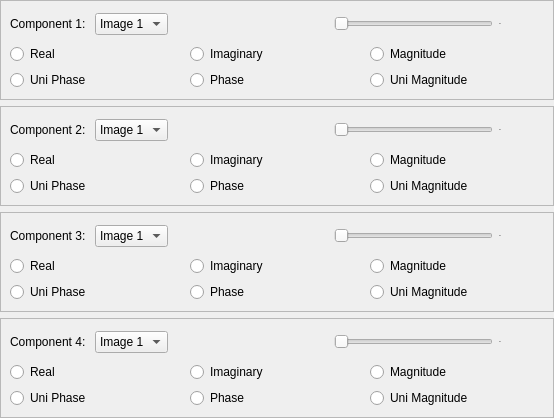
            <widget class="QWidget" name="scrollAreaWidgetContents_2">
             <property name="geometry">
              <rect>
               <x>0</x>
               <y>0</y>
               <width>554</width>
               <height>418</height>
              </rect>
             </property>
             <layout class="QVBoxLayout" name="verticalLayout_36">
              <property name="leftMargin">
               <number>0</number>
              </property>
              <property name="topMargin">
               <number>0</number>
              </property>
              <property name="rightMargin">
               <number>0</number>
              </property>
              <property name="bottomMargin">
               <number>0</number>
              </property>
              <item>
               <widget class="QFrame" name="firstCompFrame">
                <property name="frameShape">
                 <enum>QFrame::StyledPanel</enum>
                </property>
                <property name="frameShadow">
                 <enum>QFrame::Raised</enum>
                </property>
                <layout class="QVBoxLayout" name="verticalLayout_20">
                 <item>
                  <layout class="QHBoxLayout" name="horizontalLayout_15">
                   <item>
                    <widget class="QLabel" name="label_13">
                     <property name="text">
                      <string>Component 1: </string>
                     </property>
                    </widget>
                   </item>
                   <item>
                    <widget class="QComboBox" name="firstComponentCB_2">
                     <item>
                      <property name="text">
                       <string>Image 1</string>
                      </property>
                     </item>
                     <item>
                      <property name="text">
                       <string>Image 2</string>
                      </property>
                     </item>
                     <item>
                      <property name="text">
                       <string>Image 3</string>
                      </property>
                     </item>
                     <item>
                      <property name="text">
                       <string>Image 4</string>
                      </property>
                     </item>
                    </widget>
                   </item>
                   <item>
                    <spacer name="horizontalSpacer_4">
                     <property name="orientation">
                      <enum>Qt::Horizontal</enum>
                     </property>
                     <property name="sizeHint" stdset="0">
                      <size>
                       <width>40</width>
                       <height>20</height>
                      </size>
                     </property>
                    </spacer>
                   </item>
                   <item>
                    <widget class="QSlider" name="firstComponentSlider_2">
                     <property name="orientation">
                      <enum>Qt::Horizontal</enum>
                     </property>
                    </widget>
                   </item>
                   <item>
                    <widget class="QLabel" name="firstComponentLabel_2">
                     <property name="minimumSize">
                      <size>
                       <width>45</width>
                       <height>0</height>
                      </size>
                     </property>
                     <property name="font">
                      <font>
                       <pointsize>-1</pointsize>
                       <bold>true</bold>
                      </font>
                     </property>
                     <property name="text">
                      <string>0 %</string>
                     </property>
                    </widget>
                   </item>
                  </layout>
                 </item>
                 <item>
                  <layout class="QHBoxLayout" name="horizontalLayout_16">
                   <item>
                    <layout class="QVBoxLayout" name="verticalLayout_21">
                     <item>
                      <widget class="QRadioButton" name="realRadBtn">
                       <property name="text">
                        <string>Real</string>
                       </property>
                      </widget>
                     </item>
                     <item>
                      <widget class="QRadioButton" name="uniPhaseRadBtn">
                       <property name="text">
                        <string>Uni Phase</string>
                       </property>
                      </widget>
                     </item>
                    </layout>
                   </item>
                   <item>
                    <layout class="QVBoxLayout" name="verticalLayout_22">
                     <item>
                      <widget class="QRadioButton" name="imaginaryRadBtn">
                       <property name="text">
                        <string>Imaginary</string>
                       </property>
                      </widget>
                     </item>
                     <item>
                      <widget class="QRadioButton" name="phaseRadBtn">
                       <property name="text">
                        <string>Phase</string>
                       </property>
                      </widget>
                     </item>
                    </layout>
                   </item>
                   <item>
                    <layout class="QVBoxLayout" name="verticalLayout_23">
                     <item>
                      <widget class="QRadioButton" name="magRadBtn">
                       <property name="text">
                        <string>Magnitude</string>
                       </property>
                      </widget>
                     </item>
                     <item>
                      <widget class="QRadioButton" name="uniMagRadBtn">
                       <property name="text">
                        <string>Uni Magnitude</string>
                       </property>
                      </widget>
                     </item>
                    </layout>
                   </item>
                  </layout>
                 </item>
                </layout>
               </widget>
              </item>
              <item>
               <widget class="QFrame" name="secondCompFrame">
                <property name="frameShape">
                 <enum>QFrame::StyledPanel</enum>
                </property>
                <property name="frameShadow">
                 <enum>QFrame::Raised</enum>
                </property>
                <layout class="QVBoxLayout" name="verticalLayout_24">
                 <item>
                  <layout class="QHBoxLayout" name="horizontalLayout_17">
                   <item>
                    <widget class="QLabel" name="label_14">
                     <property name="text">
                      <string>Component 2: </string>
                     </property>
                    </widget>
                   </item>
                   <item>
                    <widget class="QComboBox" name="secondComponentCB">
                     <item>
                      <property name="text">
                       <string>Image 1</string>
                      </property>
                     </item>
                     <item>
                      <property name="text">
                       <string>Image 2</string>
                      </property>
                     </item>
                     <item>
                      <property name="text">
                       <string>Image 3</string>
                      </property>
                     </item>
                     <item>
                      <property name="text">
                       <string>Image 4</string>
                      </property>
                     </item>
                    </widget>
                   </item>
                   <item>
                    <spacer name="horizontalSpacer_5">
                     <property name="orientation">
                      <enum>Qt::Horizontal</enum>
                     </property>
                     <property name="sizeHint" stdset="0">
                      <size>
                       <width>40</width>
                       <height>20</height>
                      </size>
                     </property>
                    </spacer>
                   </item>
                   <item>
                    <widget class="QSlider" name="secondComponentSlider">
                     <property name="orientation">
                      <enum>Qt::Horizontal</enum>
                     </property>
                    </widget>
                   </item>
                   <item>
                    <widget class="QLabel" name="secondComponentLabel">
                     <property name="minimumSize">
                      <size>
                       <width>45</width>
                       <height>0</height>
                      </size>
                     </property>
                     <property name="font">
                      <font>
                       <pointsize>-1</pointsize>
                       <bold>true</bold>
                      </font>
                     </property>
                     <property name="text">
                      <string>0 %</string>
                     </property>
                    </widget>
                   </item>
                  </layout>
                 </item>
                 <item>
                  <layout class="QHBoxLayout" name="horizontalLayout_18">
                   <item>
                    <layout class="QVBoxLayout" name="verticalLayout_25">
                     <item>
                      <widget class="QRadioButton" name="realRadBtn_2">
                       <property name="text">
                        <string>Real</string>
                       </property>
                      </widget>
                     </item>
                     <item>
                      <widget class="QRadioButton" name="uniPhaseRadBtn_2">
                       <property name="text">
                        <string>Uni Phase</string>
                       </property>
                      </widget>
                     </item>
                    </layout>
                   </item>
                   <item>
                    <layout class="QVBoxLayout" name="verticalLayout_26">
                     <item>
                      <widget class="QRadioButton" name="imaginaryRadBtn_2">
                       <property name="text">
                        <string>Imaginary</string>
                       </property>
                      </widget>
                     </item>
                     <item>
                      <widget class="QRadioButton" name="phaseRadBtn_2">
                       <property name="text">
                        <string>Phase</string>
                       </property>
                      </widget>
                     </item>
                    </layout>
                   </item>
                   <item>
                    <layout class="QVBoxLayout" name="verticalLayout_27">
                     <item>
                      <widget class="QRadioButton" name="magRadBtn_2">
                       <property name="text">
                        <string>Magnitude</string>
                       </property>
                      </widget>
                     </item>
                     <item>
                      <widget class="QRadioButton" name="uniMagRadBtn_2">
                       <property name="text">
                        <string>Uni Magnitude</string>
                       </property>
                      </widget>
                     </item>
                    </layout>
                   </item>
                  </layout>
                 </item>
                </layout>
               </widget>
              </item>
              <item>
               <widget class="QFrame" name="thirdCompFrame">
                <property name="frameShape">
                 <enum>QFrame::StyledPanel</enum>
                </property>
                <property name="frameShadow">
                 <enum>QFrame::Raised</enum>
                </property>
                <layout class="QVBoxLayout" name="verticalLayout_28">
                 <item>
                  <layout class="QHBoxLayout" name="horizontalLayout_19">
                   <item>
                    <widget class="QLabel" name="label_15">
                     <property name="text">
                      <string>Component 3: </string>
                     </property>
                    </widget>
                   </item>
                   <item>
                    <widget class="QComboBox" name="thirdComponentCB">
                     <item>
                      <property name="text">
                       <string>Image 1</string>
                      </property>
                     </item>
                     <item>
                      <property name="text">
                       <string>Image 2</string>
                      </property>
                     </item>
                     <item>
                      <property name="text">
                       <string>Image 3</string>
                      </property>
                     </item>
                     <item>
                      <property name="text">
                       <string>Image 4</string>
                      </property>
                     </item>
                    </widget>
                   </item>
                   <item>
                    <spacer name="horizontalSpacer_6">
                     <property name="orientation">
                      <enum>Qt::Horizontal</enum>
                     </property>
                     <property name="sizeHint" stdset="0">
                      <size>
                       <width>40</width>
                       <height>20</height>
                      </size>
                     </property>
                    </spacer>
                   </item>
                   <item>
                    <widget class="QSlider" name="thirdComponentSlider">
                     <property name="orientation">
                      <enum>Qt::Horizontal</enum>
                     </property>
                    </widget>
                   </item>
                   <item>
                    <widget class="QLabel" name="thirdComponentLabel">
                     <property name="minimumSize">
                      <size>
                       <width>45</width>
                       <height>0</height>
                      </size>
                     </property>
                     <property name="font">
                      <font>
                       <pointsize>-1</pointsize>
                       <bold>true</bold>
                      </font>
                     </property>
                     <property name="text">
                      <string>0 %</string>
                     </property>
                    </widget>
                   </item>
                  </layout>
                 </item>
                 <item>
                  <layout class="QHBoxLayout" name="horizontalLayout_20">
                   <item>
                    <layout class="QVBoxLayout" name="verticalLayout_29">
                     <item>
                      <widget class="QRadioButton" name="realRadBtn_3">
                       <property name="text">
                        <string>Real</string>
                       </property>
                      </widget>
                     </item>
                     <item>
                      <widget class="QRadioButton" name="uniPhaseRadBtn_3">
                       <property name="text">
                        <string>Uni Phase</string>
                       </property>
                      </widget>
                     </item>
                    </layout>
                   </item>
                   <item>
                    <layout class="QVBoxLayout" name="verticalLayout_30">
                     <item>
                      <widget class="QRadioButton" name="imaginaryRadBtn_3">
                       <property name="text">
                        <string>Imaginary</string>
                       </property>
                      </widget>
                     </item>
                     <item>
                      <widget class="QRadioButton" name="phaseRadBtn_3">
                       <property name="text">
                        <string>Phase</string>
                       </property>
                      </widget>
                     </item>
                    </layout>
                   </item>
                   <item>
                    <layout class="QVBoxLayout" name="verticalLayout_31">
                     <item>
                      <widget class="QRadioButton" name="magRadBtn_3">
                       <property name="text">
                        <string>Magnitude</string>
                       </property>
                      </widget>
                     </item>
                     <item>
                      <widget class="QRadioButton" name="uniMagRadBtn_3">
                       <property name="text">
                        <string>Uni Magnitude</string>
                       </property>
                      </widget>
                     </item>
                    </layout>
                   </item>
                  </layout>
                 </item>
                </layout>
               </widget>
              </item>
              <item>
               <widget class="QFrame" name="firstCompFrame_4">
                <property name="frameShape">
                 <enum>QFrame::StyledPanel</enum>
                </property>
                <property name="frameShadow">
                 <enum>QFrame::Raised</enum>
                </property>
                <layout class="QVBoxLayout" name="verticalLayout_32">
                 <item>
                  <layout class="QHBoxLayout" name="horizontalLayout_21">
                   <item>
                    <widget class="QLabel" name="label_16">
                     <property name="text">
                      <string>Component 4: </string>
                     </property>
                    </widget>
                   </item>
                   <item>
                    <widget class="QComboBox" name="fourthComponentCB">
                     <item>
                      <property name="text">
                       <string>Image 1</string>
                      </property>
                     </item>
                     <item>
                      <property name="text">
                       <string>Image 2</string>
                      </property>
                     </item>
                     <item>
                      <property name="text">
                       <string>Image 3</string>
                      </property>
                     </item>
                     <item>
                      <property name="text">
                       <string>Image 4</string>
                      </property>
                     </item>
                    </widget>
                   </item>
                   <item>
                    <spacer name="horizontalSpacer_7">
                     <property name="orientation">
                      <enum>Qt::Horizontal</enum>
                     </property>
                     <property name="sizeHint" stdset="0">
                      <size>
                       <width>40</width>
                       <height>20</height>
                      </size>
                     </property>
                    </spacer>
                   </item>
                   <item>
                    <widget class="QSlider" name="fourthComponentSlider">
                     <property name="orientation">
                      <enum>Qt::Horizontal</enum>
                     </property>
                    </widget>
                   </item>
                   <item>
                    <widget class="QLabel" name="fourthComponentLabel">
                     <property name="minimumSize">
                      <size>
                       <width>45</width>
                       <height>0</height>
                      </size>
                     </property>
                     <property name="maximumSize">
                      <size>
                       <width>16777215</width>
                       <height>16777215</height>
                      </size>
                     </property>
                     <property name="font">
                      <font>
                       <pointsize>-1</pointsize>
                       <bold>true</bold>
                      </font>
                     </property>
                     <property name="text">
                      <string>0 %</string>
                     </property>
                    </widget>
                   </item>
                  </layout>
                 </item>
                 <item>
                  <layout class="QHBoxLayout" name="horizontalLayout_22">
                   <item>
                    <layout class="QVBoxLayout" name="verticalLayout_33">
                     <item>
                      <widget class="QRadioButton" name="realRadBtn_4">
                       <property name="text">
                        <string>Real</string>
                       </property>
                      </widget>
                     </item>
                     <item>
                      <widget class="QRadioButton" name="uniPhaseRadBtn_4">
                       <property name="text">
                        <string>Uni Phase</string>
                       </property>
                      </widget>
                     </item>
                    </layout>
                   </item>
                   <item>
                    <layout class="QVBoxLayout" name="verticalLayout_34">
                     <item>
                      <widget class="QRadioButton" name="imaginaryRadBtn_4">
                       <property name="text">
                        <string>Imaginary</string>
                       </property>
                      </widget>
                     </item>
                     <item>
                      <widget class="QRadioButton" name="phaseRadBtn_4">
                       <property name="text">
                        <string>Phase</string>
                       </property>
                      </widget>
                     </item>
                    </layout>
                   </item>
                   <item>
                    <layout class="QVBoxLayout" name="verticalLayout_35">
                     <item>
                      <widget class="QRadioButton" name="magRadBtn_4">
                       <property name="text">
                        <string>Magnitude</string>
                       </property>
                      </widget>
                     </item>
                     <item>
                      <widget class="QRadioButton" name="uniMagRadBtn_4">
                       <property name="text">
                        <string>Uni Magnitude</string>
                       </property>
                      </widget>
                     </item>
                    </layout>
                   </item>
                  </layout>
                 </item>
                </layout>
               </widget>
              </item>
             </layout>
            </widget>
